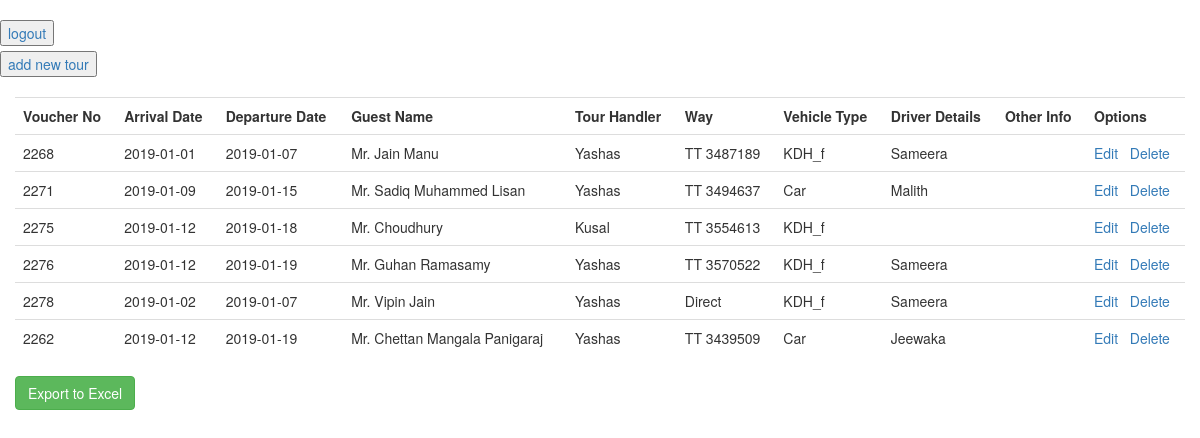
The page /db/dashboard2.php (signed in) on the database its author committed.
### tables this page shows
CREATE TABLE `upcoming` (
  `id` int(11) NOT NULL,
  `voucher_no` text,
  `arrival_date` text,
  `departure_date` text,
  `guest_name` text,
  `tour_handler` text,
  `way` text,
  `vehicle_type` text,
  `driver_details` text,
  `Hotels` text,
  `other_info` text
);

### db/dashboard2.php (the view, shortened to what this page needs)
<?php
if(isset($_SESSION['uname'])){
require_once('connect.php');
$readsql3 = "SELECT * FROM `upcoming`";
$res3 = mysqli_query($connection, $readsql3);
echo "<!DOCTYPE html>";
echo "<html>";
echo "<head>";
echo "<link rel='stylesheet' href='https://maxcdn.bootstrapcdn.com/bootstrap/3.3.7/css/bootstrap.min.css'>";
echo "</head>";
echo "<body onload='sortTable();'>";
echo "<br><a href='../php/logout.php'><input type=button name=logout value=logout></a>";
echo "<a href='../php/addnew.php'><input type=button name=addnewdata  value='add new tour'></a>";
echo "<br><br>";
echo "<div class='container'>";
echo "<div class='row'>";
echo "<table class='table' id='overa_excel'>";
echo "<th>Voucher No</th>";
echo "<th>Arrival Date</th>";
echo "<th>Departure Date</th>";
echo "<th>Guest Name</th>";
echo "<th>Tour Handler</th>";
echo "<th>Way</th>";
echo "<th>Vehicle Type</th>";
echo "<th>Driver Details</th>";
echo "<th>Other Info</th>";
echo "<th>Options</th>";
			if (mysqli_num_rows($res3) > 0)
			{
			while($r = mysqli_fetch_array($res3))
			{
echo "<tr>";
echo "<td>$r[voucher_no]</td>";
echo "<td>$r[arrival_date]</td>";
echo "<td>$r[departure_date]</td>";
echo "<td>$r[guest_name]</td>";
echo "<td>$r[tour_handler]</td>";
echo "<td>$r[way]</td>";
echo "<td>$r[vehicle_type]</td>";
echo "<td>$r[driver_details]</td>";
echo "<td>$r[other_info]</td>";
echo "<td><a href='../php/updateform.php?id=$r[id]'>Edit</a>&nbsp&nbsp&nbsp<a class='confirmation' href='delete.php?id=$r[id]'>Delete</a></td>";
echo "</tr>";
}}
echo "</table>";
echo "<button class='btn btn-success' id='export'>Export to Excel</button>";
echo "</div>";
echo "</div>";
echo "</body>";
echo "</html>";
}
		else {
		echo "<script>location.href='../index.php'</script>";
	}
?>

### rows shown on the page
upcoming: voucher_no "2262", arrival_date "2019-01-12", departure_date "2019-01-19", guest_name "Mr. Chettan Mangala Panigaraj", tour_handler "Yashas", way "TT 3439509", vehicle_type "Car", driver_details "Jeewaka"
upcoming: voucher_no "2268", arrival_date "2019-01-01", departure_date "2019-01-07", guest_name "Mr. Jain Manu", tour_handler "Yashas", way "TT 3487189", vehicle_type "KDH_f", driver_details "Sameera"
upcoming: voucher_no "2271", arrival_date "2019-01-09", departure_date "2019-01-15", guest_name "Mr. Sadiq Muhammed Lisan", tour_handler "Yashas", way "TT 3494637", vehicle_type "Car", driver_details "Malith"
upcoming: voucher_no "2275", arrival_date "2019-01-12", departure_date "2019-01-18", guest_name "Mr. Choudhury", tour_handler "Kusal", way "TT 3554613", vehicle_type "KDH_f"
upcoming: voucher_no "2276", arrival_date "2019-01-12", departure_date "2019-01-19", guest_name "Mr. Guhan Ramasamy", tour_handler "Yashas", way "TT 3570522", vehicle_type "KDH_f", driver_details "Sameera"
upcoming: voucher_no "2278", arrival_date "2019-01-02", departure_date "2019-01-07", guest_name "Mr. Vipin Jain", tour_handler "Yashas", way "Direct", vehicle_type "KDH_f", driver_details "Sameera"
